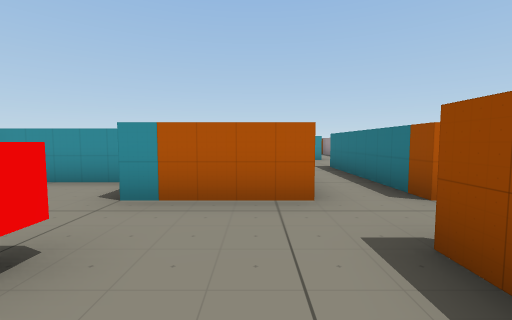
[1] (above)

16 first-person views from a walk through a Unity game level. The camera is 1.5 m above the floor, tilts 4° down and sees 90° across. The floor is counted in squares, 2 m on a side. Each view is taken from the middle of a square. On the plan, view 1 faces up. The plan holds only what a view shows up to about 9 squares ahead; the rest is blank. Some animated figures are left out.

[2]
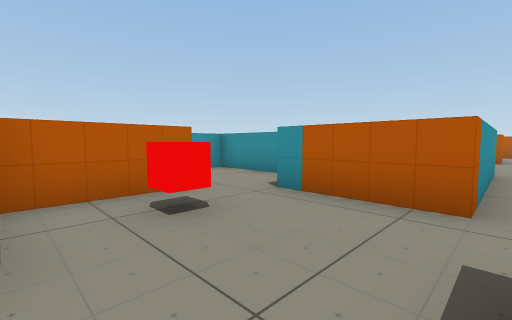

[3]
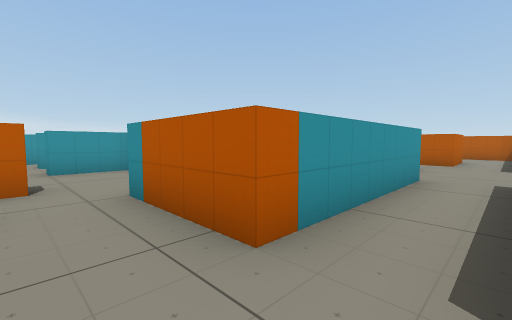

[4]
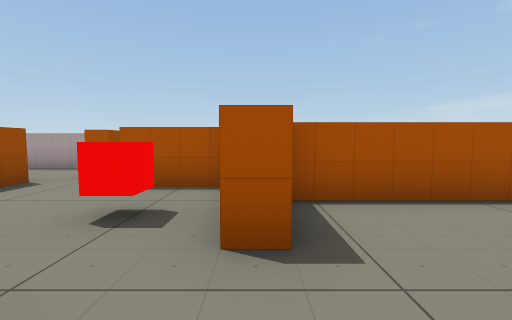

[5]
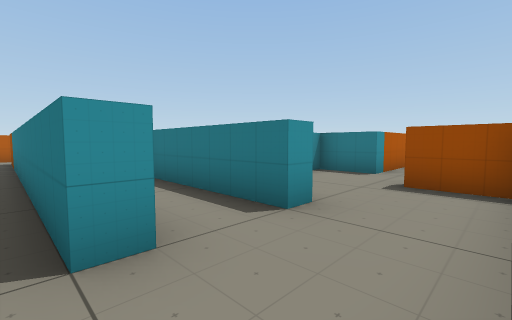

[6]
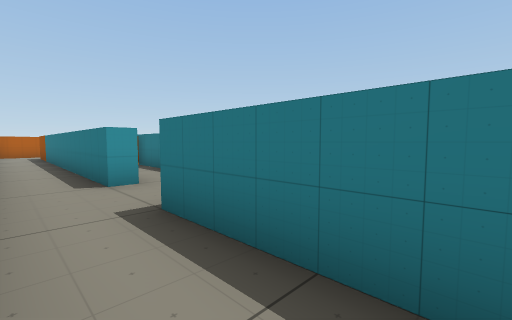

[7]
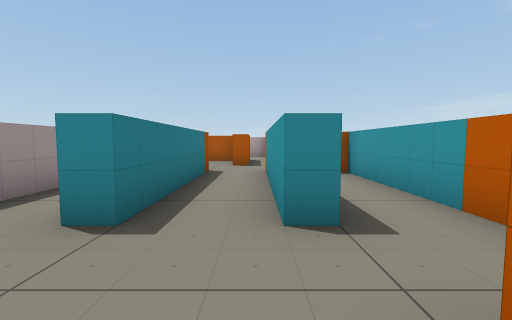

[8]
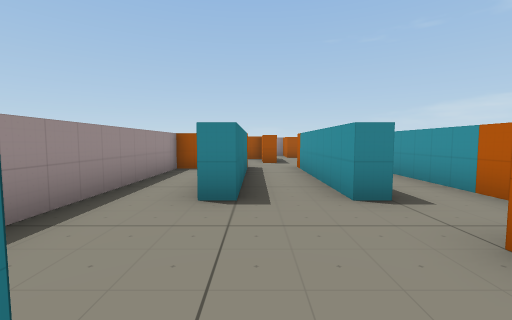

[9]
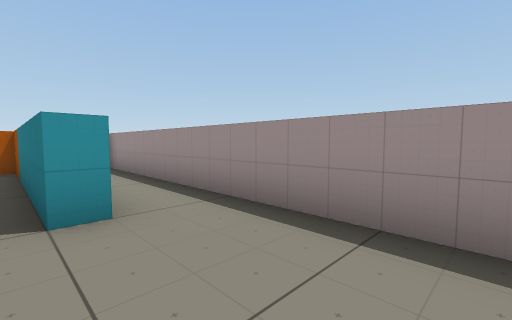

[10]
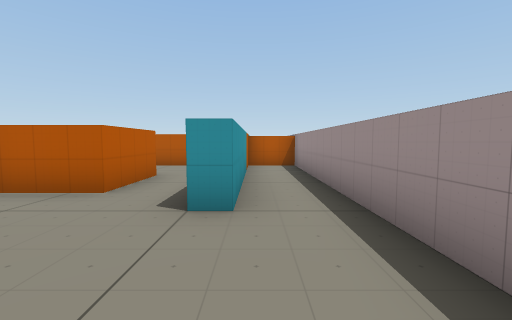

[11]
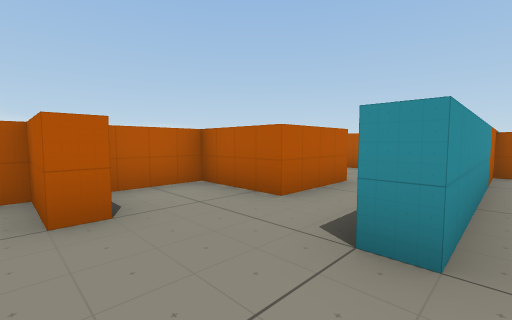

[12]
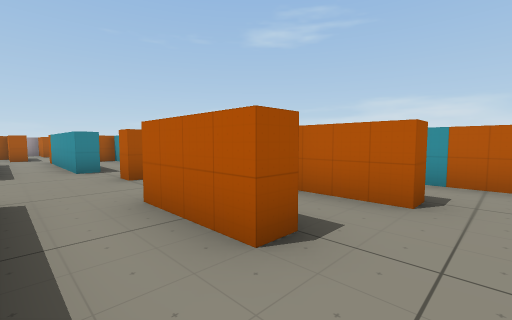

[13]
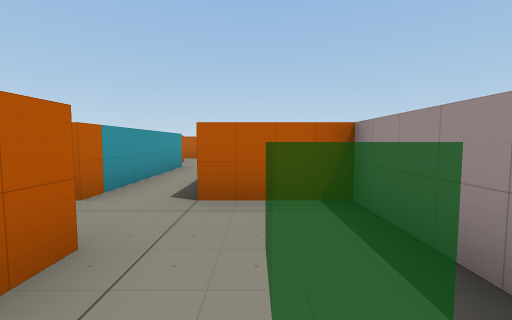

[14]
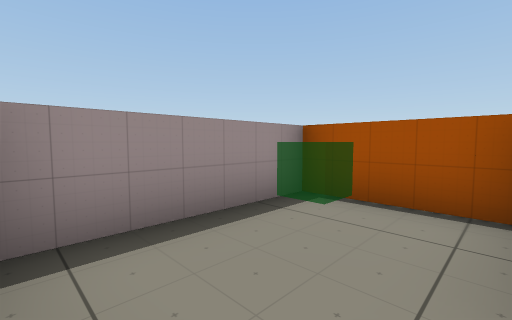

[15]
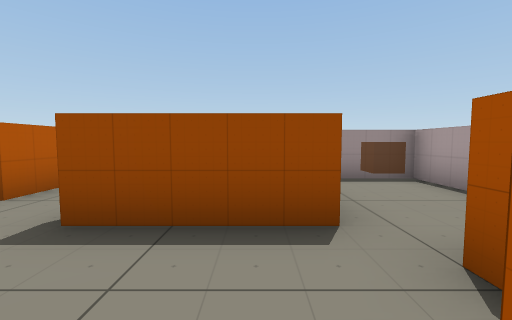

[16]
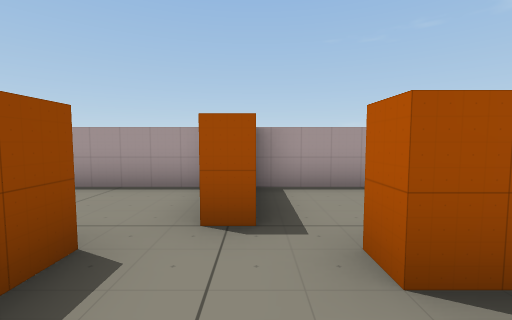

### Floor plan
Points are (right, up) in squares from view 1. A wall is a line through its corners. A room is listed if a view was taken in it or the views show most of it. See-through windows are left out.
Room 1 (views 1, 2, 4, 15, 16)
walls: (-3.2, 2.3) (-2.7, 2.3) (-2.7, -0.3) (-0.8, -0.3) (-0.8, -0.8); (1.2, -0.9) (1.2, 1.8); (0.8, 3.3) (-1.7, 3.3) (-1.7, 4.8) (-3.5, 4.8); (0, -1.8) (0, -1.3) (0.5, -1.3)
ways out: opening at (1, 2) to room 2; opening at (1, -1) to room 8; opening at (-3, 3.5) to room 10
objects: red cube (-2, 1)
Room 2 (views 3, 14)
walls: (2.3, 3.3) (2.3, 7.8); (0.8, 7.8) (0.8, 3.3); (1.2, 1.8) (1.8, 1.8)
ways out: opening at (1, 2) to room 1; opening at (2, 7) to room 5; opening at (3, 2) to room 7
Room 3 (view 5)
walls: (-7.7, 2.7) (-7.7, 12.7)
ways out: opening at (-8, -0.5) to room 4; opening at (-7, 1.5) to room 9
Room 4 (view 6)
walls: (-7.7, -2.1) (-7.7, 0.7)
ways out: opening at (-8, -0.5) to room 3; opening at (-9, -2.5)
Room 5 (views 7, 8, 9, 10, 11)
walls: (2.3, 7.8) (2.8, 7.8); (0.3, 9.9) (0.3, 9.3); (0.8, 13.8) (0.8, 11.8) (-1.3, 11.8) (-1.3, 10.1); (3.6, 3.8) (4.3, 3.8) (4.3, 16.3) (2.8, 16.3) (2.8, 10.8) (2.3, 10.8) (2.3, 13.6)
ways out: opening at (2, 7) to room 2; opening at (2, 12.5) to room 6; opening at (0, 8) to room 11
Room 6 (view 12)
walls: (0.1, 13.8) (0.8, 13.8); (2.3, 13.6) (2.3, 16.3) (-0.5, 16.3); (-1.3, 14.3) (-1.3, 12.6)
ways out: opening at (2, 12.5) to room 5; opening at (-1, 15)
Room 7 (view 13)
walls: (1.8, 1.8) (1.8, 1.1); (1.9, -0.3) (4.3, -0.3) (4.3, 3.3) (2.3, 3.3)
ways out: opening at (3, 2) to room 2
Room 8 (no view inside)
walls: (0.9, -3.3) (4.3, -3.3) (4.3, -1.7)
ways out: opening at (1, -1) to room 1
Room 9 (no view inside)
walls: (-5.2, 2.7) (-5.7, 2.7) (-5.7, 6.8); (-7.1, 2.7) (-7.7, 2.7); (-6.4, 0.8) (-5.4, 0.8)
ways out: opening at (-7, 1.5) to room 3; opening at (-5, 1.5) to room 10
Room 10 (no view inside)
walls: (-5.4, 0.8) (-3.2, 0.8) (-3.2, 2.3); (-3.5, 4.8) (-5.2, 4.8) (-5.2, 2.7)
ways out: opening at (-3, 3.5) to room 1; opening at (-5, 1.5) to room 9
Room 11 (no view inside)
walls: (0.1, 7.8) (0.8, 7.8); (0.3, 9.3) (-1.3, 9.3) (-1.3, 3.8)
ways out: opening at (0, 8) to room 5

Where each view was taken, in squares from view 1:
view 1: 0 up, 0 right, facing up
view 2: 0 up, 1 right, facing up-left
view 3: 2 up, 2 right, facing up-left
view 4: 4 up, 3 left, facing down
view 5: 1 up, 8 left, facing up-right
view 6: 2 down, 9 left, facing up-right
view 7: 10 up, 1 right, facing down
view 8: 11 up, 2 right, facing down
view 9: 8 up, 2 right, facing up-right
view 10: 8 up, 3 right, facing up
view 11: 9 up, 3 right, facing up-left
view 12: 15 up, 2 right, facing down-left
view 13: 0 up, 3 right, facing up
view 14: 3 up, 2 right, facing down-right
view 15: 0 up, 1 left, facing right
view 16: 1 up, 0 right, facing down
